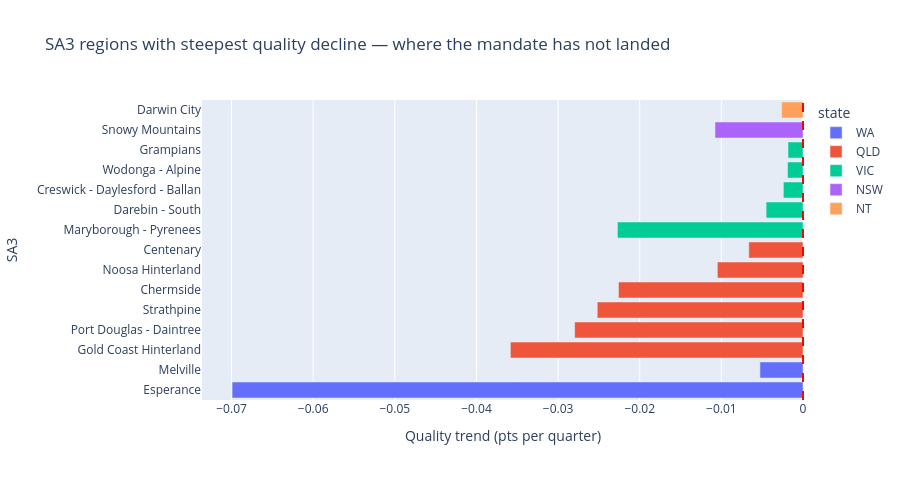

Here is the notebook cell this chart was saved with:
### Code cell
declining = slopes_df.nsmallest(15, 'slope')

fig = px.bar(
    declining, x='slope', y='sa3_name', color='state', orientation='h',
    title='SA3 regions with steepest quality decline — where the mandate has not landed',
    labels={'slope': 'Quality trend (pts per quarter)', 'sa3_name': 'SA3'},
)
fig.add_vline(x=0, line_color='red', line_dash='dash')
fig.update_layout(height=480)
fig.show()

### Figure 1 — Plotly figure (JSON) as saved in the notebook; plotly's stock layout.template omitted (floating-point values rounded to 4 significant figures)
{"data": [{"hovertemplate": "state=WA<br>Quality trend (pts per quarter)=%{x}<br>SA3=%{y}<extra></extra>", "legendgroup": "WA", "marker": {"color": "#636efa", "pattern": {"shape": ""}}, "name": "WA", "orientation": "h", "showlegend": true, "textposition": "auto", "type": "bar", "x": [-0.06993, -0.005275], "xaxis": "x", "y": ["Esperance", "Melville"], "yaxis": "y"}, {"hovertemplate": "state=QLD<br>Quality trend (pts per quarter)=%{x}<br>SA3=%{y}<extra></extra>", "legendgroup": "QLD", "marker": {"color": "#EF553B", "pattern": {"shape": ""}}, "name": "QLD", "orientation": "h", "showlegend": true, "textposition": "auto", "type": "bar", "x": [-0.03584, -0.02797, -0.0252, -0.0226, -0.01049, -0.006639], "xaxis": "x", "y": ["Gold Coast Hinterland", "Port Douglas - Daintree", "Strathpine", "Chermside", "Noosa Hinterland", "Centenary"], "yaxis": "y"}, {"hovertemplate": "state=VIC<br>Quality trend (pts per quarter)=%{x}<br>SA3=%{y}<extra></extra>", "legendgroup": "VIC", "marker": {"color": "#00cc96", "pattern": {"shape": ""}}, "name": "VIC", "orientation": "h", "showlegend": true, "textposition": "auto", "type": "bar", "x": [-0.02273, -0.004516, -0.002404, -0.001894, -0.001835], "xaxis": "x", "y": ["Maryborough - Pyrenees", "Darebin - South", "Creswick - Daylesford - Ballan", "Wodonga - Alpine", "Grampians"], "yaxis": "y"}, {"hovertemplate": "state=NSW<br>Quality trend (pts per quarter)=%{x}<br>SA3=%{y}<extra></extra>", "legendgroup": "NSW", "marker": {"color": "#ab63fa", "pattern": {"shape": ""}}, "name": "NSW", "orientation": "h", "showlegend": true, "textposition": "auto", "type": "bar", "x": [-0.01078], "xaxis": "x", "y": ["Snowy Mountains"], "yaxis": "y"}, {"hovertemplate": "state=NT<br>Quality trend (pts per quarter)=%{x}<br>SA3=%{y}<extra></extra>", "legendgroup": "NT", "marker": {"color": "#FFA15A", "pattern": {"shape": ""}}, "name": "NT", "orientation": "h", "showlegend": true, "textposition": "auto", "type": "bar", "x": [-0.002622], "xaxis": "x", "y": ["Darwin City"], "yaxis": "y"}], "layout": {"barmode": "relative", "height": 480, "legend": {"title": {"text": "state"}, "tracegroupgap": 0}, "shapes": [{"line": {"color": "red", "dash": "dash"}, "type": "line", "x0": 0, "x1": 0, "xref": "x", "y0": 0, "y1": 1, "yref": "y domain"}], "title": {"text": "SA3 regions with steepest quality decline — where the mandate has not landed"}, "xaxis": {"anchor": "y", "domain": [0, 1], "title": {"text": "Quality trend (pts per quarter)"}}, "yaxis": {"anchor": "x", "domain": [0, 1], "title": {"text": "SA3"}}}}
